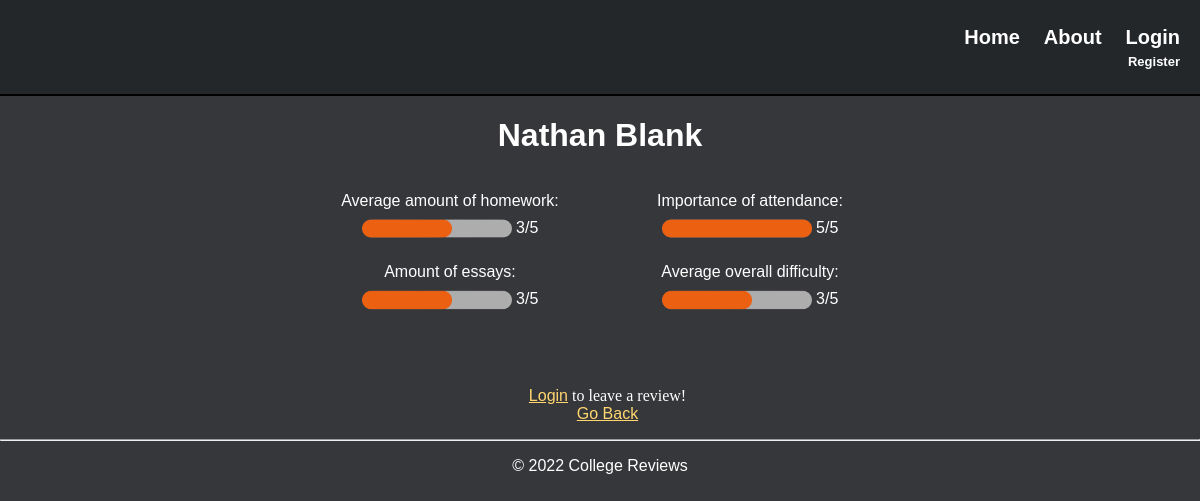
The page /teachers/Nathan Blank/ on the database its author committed.
### college/models.py (models this page shows, shortened)
class Teacher(models.Model):
    name = models.CharField(max_length=200)
    votes = models.IntegerField(default=0)
    homework = models.IntegerField(default=0)
    essays = models.IntegerField(default=0)
    attendance = models.IntegerField(default=0)
    difficulty = models.IntegerField(default=0)

### teachers/views.py (the view)
# urls.py: path('<str:name>/', views.professor, name='professor'),
def professor(request, name):
    try:
        prof = Teacher.objects.get(name=name)
    except Teacher.DoesNotExist:
        choices = Choice.objects.all().values().order_by('-votes')
        teacher_list = []
        for choice in choices:
            teacher_list.append(choice['choice_text'])
        if name in teacher_list:
            prof = Teacher(name=name)
            prof.save()
    return render(request, 'college/professor.html', {'prof': prof})

### college/templates/college/professor.html (shortened to what this page needs)
{% extends "college/layout.html" %}
{% block content %}
<h1 class="prof-name">{{ prof.name }}</h1>
<div class="center-text">
{% if prof.votes %}
<div class="row" id="prof-stats">
    <div class="column">
        <p>Average amount of homework:<br>
        {% load static %}
        <img style="vertical-align:middle" src="{% static 'college/' %}progress_bar{% widthratio prof.homework prof.votes 1 %}.png" width="150px" />
        {% widthratio prof.homework prof.votes 1 %}/5</p>
        <p>Amount of essays:<br>
        {% load static %}
        <img style="vertical-align:middle" src="{% static 'college/' %}progress_bar{% widthratio prof.essays prof.votes 1 %}.png" width="150px" />
        {% widthratio prof.essays prof.votes 1 %}/5</p>
    </div>
    <div class="column">
    <p>Importance of attendance:<br>
        {% load static %}
        <img style="vertical-align:middle" src="{% static 'college/' %}progress_bar{% widthratio prof.attendance prof.votes 1 %}.png" width="150px" />
        {% widthratio prof.attendance prof.votes 1 %}/5</p>
    <p>Average overall difficulty:<br>
        {% load static %}
        <img style="vertical-align:middle" src="{% static 'college/' %}progress_bar{% widthratio prof.difficulty prof.votes 1 %}.png" width="150px" />
        {% widthratio prof.difficulty prof.votes 1 %}/5</p>
    </div>
</div>
{% else %}
    <p>No data found.</p>
{% endif %}
<br><br>
<div class="center-text">
    <ul class="no-bullets">
        {% if user.is_authenticated %}
            <li><a href="{% url 'teachers:review' prof.name %}">Add a Review</a></li>
        {% else %}
            <li><a href="{% url 'accounts:login' %}">Login</a> to leave a review!</li>
        {% endif %}
        <li><a href="{% url 'college:courses' %}">Go Back</a></li>
    </ul>
</div>
</div>
{% endblock %}

### college/templates/college/layout.html (shortened to what this page needs)
<!DOCTYPE html>
<html>
<head>
    {% load static %}
    <link rel="stylesheet" type="text/css" href="{% static 'college/site.css' %}?version=1.63"/>
</head>
<body>
<header class="navbar">
    <div class="logo">
      <img src="" alt="" width="130"/>
    </div>
    <nav>
        <ul>
            <li class="active"><a href="{% url 'college:index' %}" class="navbar-item">Home</a></li>
            <li class="active"><a href="{% url 'college:about' %}" class="navbar-item">About</a></li>
            {% if user.is_authenticated %}
            <li class="nav-username">Hello, {{user.first_name}}!</li>
            <br>
            <li class="nav-logout"><a href="{% url 'accounts:logout' %}" class="navbar-item">Logout</a></li>
            {% else %}
            <li><a href="{% url 'accounts:login' %}" class="navbar-item">Login</a></li>
            <br>
            <li class="nav-register"><a href="{% url 'accounts:register' %}" class="navbar-item">Register</a></li>
            {% endif %}
        </ul>
    </nav>
</header>
<div class="body-content">
    {% block content %}
    {% endblock %}
    <hr/>
    <footer>
        <p id="copyright">&copy; 2022 College Reviews</p>
    </footer>
</div>
</body>
</html>

### college/static/college/site.css (style rules this page uses)
html, body { width:100%; height:100%; margin:0; padding:0; color: white; background-color: #36373A; cursor: default; }
* { transition:all 0.3s ease-in-out; }
.navbar { background-color: #24272A; clear: both; overflow: auto; padding: 0 10px 0 0; border-bottom: 2px; border-top: 0; border-left: 0; border-right: 0; border-color: black; border-style: solid; margin: 0; }
nav { float:right; }
.logo img { float: left; padding: 3px; }
nav ul li { text-decoration: none; display: inline-block; padding: 10px; font-size: 20px; font-family: raleway, sans-serif; font-weight: bold; transition: all .2s ease-in-out; }
nav ul li a { text-decoration: none; color: white; }
.nav-logout, .nav-register { position: relative; font-size: small; float: right; border: none; top: -15px; }
.no-bullets { list-style-type: none; }
h1, h2, h3, h4, h5, h6 { font-family: Montserrat, sans-serif; }
.prof-name { text-align: center; }
p, a, label { font-family: raleway, sans-serif; }
#copyright, .center-text { text-align: center; }
a { color: #FFD670; }
ul { padding-left: 15px; }
.column { flex: 1; padding: 0 10px 0 10px; margin: 0 10px 0 10px; }
.row { display: flex; }
#prof-stats { padding: 0 25% 0 25%; }
footer { padding-bottom: 5px; }

### rows shown on the page
Teacher: name "Nathan Blank", homework+votes "3", essays+votes "3", attendance+votes "5", difficulty+votes "3"
